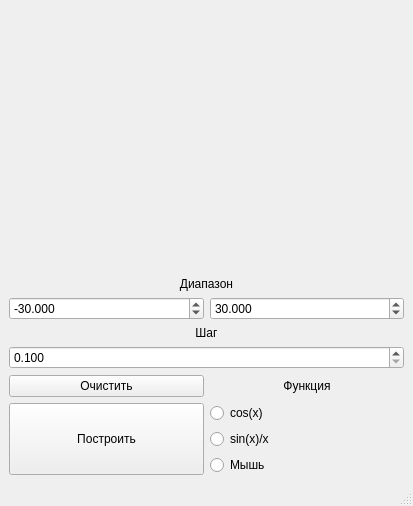
<?xml version="1.0" encoding="UTF-8"?>
<ui version="4.0">
 <class>MainWindow</class>
 <widget class="QMainWindow" name="MainWindow">
  <property name="geometry">
   <rect>
    <x>0</x>
    <y>0</y>
    <width>413</width>
    <height>506</height>
   </rect>
  </property>
  <property name="sizePolicy">
   <sizepolicy hsizetype="Minimum" vsizetype="Minimum">
    <horstretch>0</horstretch>
    <verstretch>0</verstretch>
   </sizepolicy>
  </property>
  <property name="windowTitle">
   <string>MainWindow</string>
  </property>
  <widget class="QWidget" name="centralwidget">
   <layout class="QGridLayout" name="gridLayout">
    <property name="sizeConstraint">
     <enum>QLayout::SetMinimumSize</enum>
    </property>
    <item row="6" column="2">
     <widget class="QRadioButton" name="rb_cos">
      <property name="text">
       <string>cos(x)</string>
      </property>
     </widget>
    </item>
    <item row="5" column="1">
     <widget class="QPushButton" name="pb_clear">
      <property name="sizePolicy">
       <sizepolicy hsizetype="Minimum" vsizetype="Fixed">
        <horstretch>0</horstretch>
        <verstretch>21</verstretch>
       </sizepolicy>
      </property>
      <property name="text">
       <string>Очистить</string>
      </property>
     </widget>
    </item>
    <item row="4" column="1" colspan="2">
     <widget class="QDoubleSpinBox" name="dsB_step">
      <property name="decimals">
       <number>3</number>
      </property>
      <property name="minimum">
       <double>0.100000000000000</double>
      </property>
      <property name="maximum">
       <double>100.000000000000000</double>
      </property>
      <property name="singleStep">
       <double>0.100000000000000</double>
      </property>
      <property name="value">
       <double>0.100000000000000</double>
      </property>
     </widget>
    </item>
    <item row="8" column="2">
     <widget class="QRadioButton" name="rb_mouse">
      <property name="text">
       <string>Мышь</string>
      </property>
     </widget>
    </item>
    <item row="5" column="2">
     <widget class="QLabel" name="lb_func">
      <property name="text">
       <string>Функция</string>
      </property>
      <property name="alignment">
       <set>Qt::AlignCenter</set>
      </property>
     </widget>
    </item>
    <item row="7" column="2">
     <widget class="QRadioButton" name="rb_sinx_x">
      <property name="text">
       <string>sin(x)/x</string>
      </property>
     </widget>
    </item>
    <item row="3" column="1" colspan="2">
     <widget class="QLabel" name="lb_step">
      <property name="sizePolicy">
       <sizepolicy hsizetype="Minimum" vsizetype="Fixed">
        <horstretch>0</horstretch>
        <verstretch>0</verstretch>
       </sizepolicy>
      </property>
      <property name="text">
       <string>Шаг</string>
      </property>
      <property name="alignment">
       <set>Qt::AlignBottom|Qt::AlignHCenter</set>
      </property>
     </widget>
    </item>
    <item row="2" column="1">
     <widget class="QDoubleSpinBox" name="dsB_minRange">
      <property name="decimals">
       <number>3</number>
      </property>
      <property name="minimum">
       <double>-100.000000000000000</double>
      </property>
      <property name="maximum">
       <double>100.000000000000000</double>
      </property>
      <property name="singleStep">
       <double>0.100000000000000</double>
      </property>
      <property name="value">
       <double>-30.000000000000000</double>
      </property>
     </widget>
    </item>
    <item row="1" column="1" colspan="2">
     <widget class="QLabel" name="lb_range">
      <property name="sizePolicy">
       <sizepolicy hsizetype="Minimum" vsizetype="Fixed">
        <horstretch>0</horstretch>
        <verstretch>0</verstretch>
       </sizepolicy>
      </property>
      <property name="text">
       <string>Диапазон</string>
      </property>
      <property name="alignment">
       <set>Qt::AlignBottom|Qt::AlignHCenter</set>
      </property>
     </widget>
    </item>
    <item row="6" column="1" rowspan="3">
     <widget class="QPushButton" name="pb_updGraph">
      <property name="sizePolicy">
       <sizepolicy hsizetype="Minimum" vsizetype="Preferred">
        <horstretch>0</horstretch>
        <verstretch>0</verstretch>
       </sizepolicy>
      </property>
      <property name="text">
       <string>Построить</string>
      </property>
     </widget>
    </item>
    <item row="2" column="2">
     <widget class="QDoubleSpinBox" name="dsB_maxRange">
      <property name="decimals">
       <number>3</number>
      </property>
      <property name="minimum">
       <double>-100.000000000000000</double>
      </property>
      <property name="maximum">
       <double>100.000000000000000</double>
      </property>
      <property name="singleStep">
       <double>0.000000000000000</double>
      </property>
      <property name="value">
       <double>30.000000000000000</double>
      </property>
     </widget>
    </item>
    <item row="0" column="1" colspan="2">
     <widget class="QWidget" name="wid_chart" native="true">
      <property name="sizePolicy">
       <sizepolicy hsizetype="Expanding" vsizetype="Expanding">
        <horstretch>0</horstretch>
        <verstretch>0</verstretch>
       </sizepolicy>
      </property>
     </widget>
    </item>
   </layout>
  </widget>
  <widget class="QMenuBar" name="menubar">
   <property name="geometry">
    <rect>
     <x>0</x>
     <y>0</y>
     <width>413</width>
     <height>22</height>
    </rect>
   </property>
  </widget>
  <widget class="QStatusBar" name="statusbar"/>
 </widget>
 <resources/>
 <connections/>
</ui>
